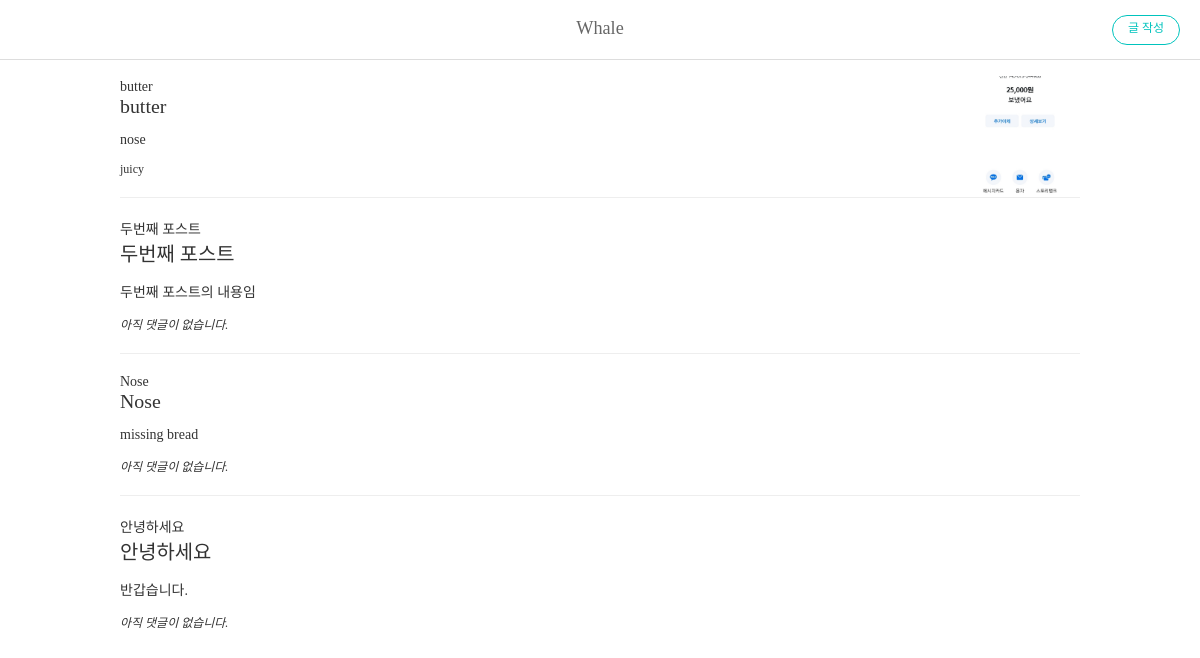
The app's page /posts/, older data.
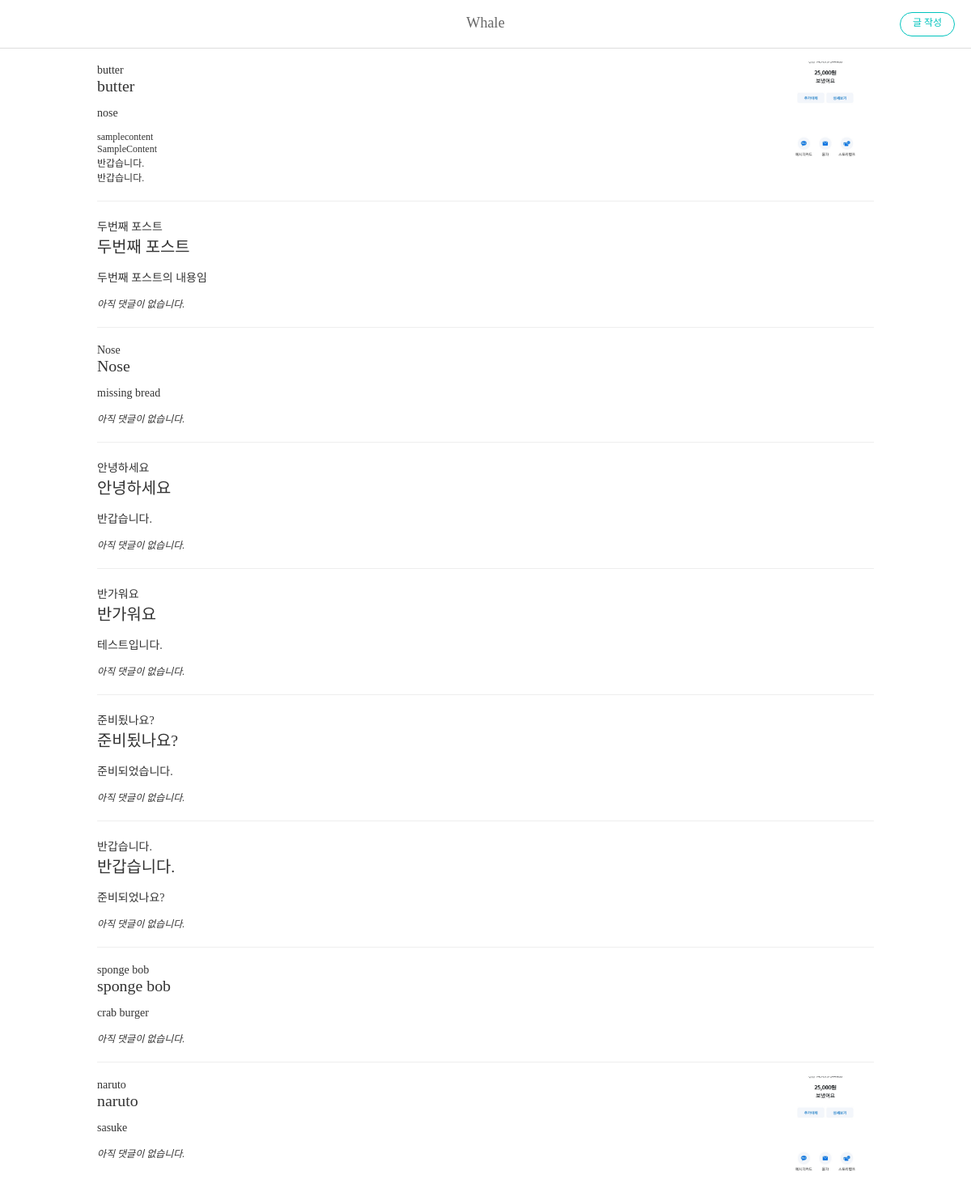
The same page, newer data.
### blog/models.py (models this page shows, shortened)
class Post(models.Model):
    title = models.CharField("글 제목", max_length=50) # 포스트제목
    content = models.TextField("글 내용")
    thumbnail = models.ImageField("썸네일 이미지", upload_to="post", blank=True)
    updated_at = models.DateTimeField(auto_now=True)

class Comment(models.Model):
    post = models.ForeignKey(Post, on_delete=models.CASCADE, verbose_name="연결된 포스트")
    content = models.TextField("댓글 내용")

### blog/views.py (the view)
# urls.py: path("posts/", post_list),
def post_list(request):
    posts = Post.objects.all()
    context = {
        "posts": posts
    }
    return render(request, "post_list.html", context)

### templates/post_list.html (shortened to what this page needs)
{% load static %}
<!DOCTYPE html>
<html lang="ko">
<head>
    <link rel="stylesheet" href="{% static 'css/style.css' %}">
</head>
<body>
    <div id="navbar">
        <span>Whale</span>
        <a href="/posts/add/" class="btn btn-primary">글 작성</a>
    </div>
    <div id="post-list">
        <ul class="posts">
            {% for post in posts %}
            <li class="post">
                <div><a href="/posts/{{post.id}}/">{{post.title}}</a></div>
                <h2>{{post.title}} </h2>
                <p>{{post.content}} </p>
                <ul class="comments">
                    {% for comment in post.comment_set.all %}
                        <li class="comments">{{comment.content}} </li>
                    {% empty %}
                        <li class="comment-empty">아직 댓글이 없습니다.</li>
                    {% endfor %}
                </ul>
                {% if post.thumbnail %}
                    <img src="{{ post.thumbnail.url }} " alt="">
                {% endif %}
            </li>
        {% endfor %}
        </ul>
    </div>
</body>
</html>

### static/css/style.css (style rules this page uses)
ul, ol { list-style: none; padding: 0; margin: 0; }
h1, h2, h3, h4, h5, h6 { padding: 0; margin: 0; font-weight: 300; }
h2 { font-size: 1.42rem; }
a { text-decoration: none; color: #333; }
html { margin: 0; font-family: "Noto Sans KR", serif; font-weight: 300; font-size: 14px; color: #333; height: 100%; }
body { margin: 0; height: 100%; }
#navbar { position: fixed; top: 0; width: 100%; z-index: 999; display: flex; flex-direction: row; flex-wrap: nowrap; justify-content: center; align-items: center; background-color: rgba(255, 255, 255, 0.9); color: #666; font-size: 1.3rem; height: 59px; border-bottom: 1px solid #ddd; }
#navbar > span { margin-top: -2px; }
#navbar .btn { position: absolute; right: 20px; }
.btn { width: 66px; height: 30px; line-height: 25px; background-color: #fff; border-radius: 15px; transition-duration: 0.3s; transition-timing-function: ease; font-size: 12px; cursor: pointer; text-align: center; }
a.btn { height: 28px; }
.btn-primary { border: 1px solid #00c3bd; color: #00c3bd; }
ul.comments { font-size: 12px; }
ul.comments > li.comment-empty { font-style: italic; }
#post-list { padding: 59px 0; }
ul.posts { display: flex; flex-direction: column; margin: 0 auto; max-width: 960px; padding: 0 20px; }
ul.posts > li.post { display: flex; flex-direction: column; position: relative; padding: 20px 130px 20px 0; }
ul.posts > li.post:not(:last-child) { border-bottom: 1px solid #eee; }
ul.posts > li.post h2 { white-space: nowrap; overflow: hidden; text-overflow: ellipsis; }
ul.posts > li.post p { display: -webkit-box; -webkit-line-clamp: 2; -webkit-box-orient: vertical; overflow: hidden; }
ul.posts > li.post img { position: absolute; top: 17px; right: 0; width: 120px; height: 120px; object-fit: cover; }
ul.posts > li.post img[alt]:after { display: block; position: absolute; top: 0; left: 0; width: 100%; height: 100%; background-color: #fff; box-sizing: border-box; border: 1px solid #ddd; font-weight: 300; line-height: 2; text-align: center; content: attr(alt); }

Row changes from the older to the newer data that the page shows:
removed Comment: content "juicy", shown under Post "butter"
added Comment: content "samplecontent", shown under Post "butter"
added Comment: content "SampleContent", shown under Post "butter"
added Comment: content "반갑습니다.", shown under Post "butter"
added Comment: content "반갑습니다.", shown under Post "butter"
added Post: title "반가워요", content "테스트입니다."
added Post: title "준비됬나요?", content "준비되었습니다."
added Post: title "반갑습니다.", content "준비되었나요?"
added Post: title "sponge bob", content "crab burger"
added Post: title "naruto", content "sasuke", thumbnail (picture)
